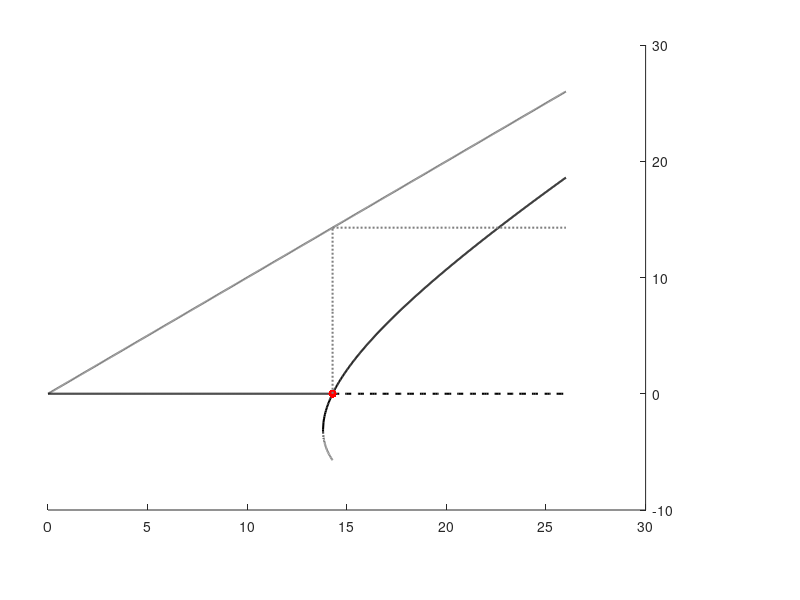

Here is the MATLAB script that generated this plot: (Note: this script raises an error after producing the figure.)
clear all
close all
clc

beta = 0.01; nu = 0.2/4; gamma = 1 / 7; 

% Max_N = 20;
Max_N = 26;
disp(['judge ' num2str(gamma/beta - 1/nu)])
N_1 = 2*sqrt(gamma/beta/nu)-1/nu;
N_2 = gamma/beta;

N_sn = linspace(0,N_2,1000);
I_0 = zeros(size(N_sn));

N_zheng = linspace(N_1,Max_N,500);
N_fu = linspace(N_1,N_2,500);
I_1 = (beta*(nu.*N_zheng - 1) + sqrt((beta+beta*nu.*N_zheng).^2-4*beta*nu*gamma))./(2*beta*nu);
I_2 = (beta*(nu.*N_fu - 1) - sqrt((beta+beta*nu.*N_fu).^2-4*beta*nu*gamma))./(2*beta*nu);

gwLineWidth = 1.5;
figure
set(gcf,'Position', [100 300 500 420])
axes('Position',[0.06 0.15 0.747 0.775000000000001]);
set(gca,'Color','none')

hold on

x1 = linspace(0,N_1,500); y1 = linspace(0,N_1,500);
x2 = N_fu; y2 = I_2;
x = [x1,x2]; 
y_up = [y1,y2];
y_low = zeros(size(y_up));

fill_x = [x, fliplr(x)];
fill_y = [y_up, fliplr(y_low)];

x1 = real(N_fu); y1 = real(I_2);
x2 = linspace(N_2,Max_N,100+1); y2 = zeros(size(linspace(N_2,Max_N,100+1)));
x = [x1,x2]; 
y_low = [y1,y2];
y_up = linspace(N_1,Max_N,500);

fill_x = [linspace(N_1,Max_N,500), fliplr(x)];
fill_y = [y_up, fliplr(y_low)];

plot(linspace(0,Max_N,500),linspace(0,Max_N,500),'Color',[0.5 0.5 0.5],'LineWidth',gwLineWidth)

plot(real(N_fu),real(I_2),'k--','LineWidth',gwLineWidth);
plot(N_sn,I_0,'k-','LineWidth',gwLineWidth);

plot(linspace(N_2,Max_N,100+1),zeros(size(linspace(N_2,Max_N,100+1))),'k--','LineWidth',gwLineWidth);

plot(N_zheng,real(I_1),'k-','LineWidth',gwLineWidth);


plot(N_2,0,'r.','MarkerSize',18,'LineWidth',2.0);

y = linspace(0,N_2,3);
x = N_2* ones(size(y));
plot(x,y,'k:','LineWidth',gwLineWidth,'Color',[0.5 0.5 0.5])

x = linspace(N_2,Max_N,3);
y = N_2* ones(size(x));
plot(x,y,'k:','LineWidth',gwLineWidth,'Color',[0.5 0.5 0.5])


set(gca, 'YAxisLocation', 'right');
ax = gca;
ax.XTick = [0, N_2]; 
ax.XTickLabel = {'0', '$N_{\rm{c}}$'}; 
ax.XAxis.FontName = 'Times New Roman'; 
ax.TickLabelInterpreter = 'latex';


ax.YTick = [0, N_2]; 
ax.YTickLabel = {'0', '$N_{\rm{c}}$'};  
ax.YAxis.FontName = 'Times New Roman';
ax.TickLabelInterpreter = 'latex';

ax.TickDir = 'out';

xlim([0 Max_N+0.])
ylim([-0.3,Max_N])
set(gca,'linewidth',3,'FontSize',30)

annotation('arrow',[0.771-0.06 0.869-0.06],...
    [0.12 0.12],'LineWidth',2,'HeadWidth',12,...
    'HeadLength',12);
annotation('textbox',...
    [0.761-0.06 0.0035714285714286 0.089 0.113095238095238],...
    'Color','k',...
    'String',{'$N$'},...
    'FontName','Times New Roman',...
    'Interpreter','latex',...
    'FontSize',28,...
    'FitBoxToText','off',...
    'EdgeColor','none',...
    'BackgroundColor','none');

annotation('arrow',[0.896-0.06 0.896-0.06],...
    [0.826190476190476 0.927380952380952],'LineWidth',2,'HeadWidth',12,...
    'HeadLength',12);
annotation('textbox',...
    [0.902000000000004-0.06 0.817857142857149 0.0639999999999972 0.12519047619048],...
    'Color','k',...
    'String',{'$I^{*}$'},...
    'FontName','Times New Roman',...
    'Interpreter','latex',...
    'FontSize',28,...
    'FitBoxToText','off',...
    'EdgeColor','none',...
    'BackgroundColor','none');

annotation(gcf,'textbox',...
    [0.382614087301587 0.165476190476192 0.093385912698414 0.0651914908617374],...
    'String',{'TB'},'Interpreter','latex','FontSize',18,'Color', 'r',...
    'FitBoxToText', 'off', ...
    'EdgeColor', 'none');

set(gca,'XColor','k','YColor','k','TickLength',...
    [0.02 0.02],'FontSize',24,'linewidth',gwLineWidth,'layer','top');


figure_name = ['./Figure3b_forward.eps'];
saveas(gcf, figure_name, 'epsc');
